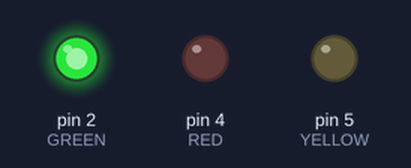
Simulated run of this sketch. Board: Arduino Uno, built with avr-gcc and run on an emulated ATmega328P. On the bench: output pins drawn as LEDs (lit = HIGH).

Above: at 2.5 s.
At 7.5 s:
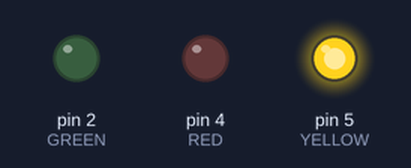
At 12.5 s:
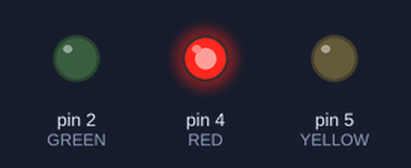
Timing chart, 0 to 19.5 s (numbered marks = the images above):
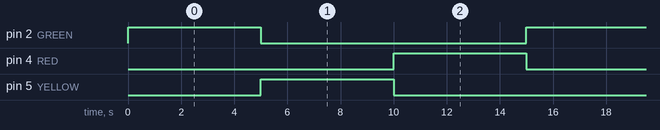

The sketch:

Project_IOT_traffick_light_BISA_AI.ino
```cpp
// variables
int GREEN = 2;
int YELLOW = 5;
int RED = 4;
int DELAY_GREEN = 5000;
int DELAY_YELLOW = 5000;
int DELAY_RED = 5000;


// basic functions
void setup()
{
  pinMode(GREEN, OUTPUT);
  pinMode(YELLOW, OUTPUT);
  pinMode(RED, OUTPUT);
}

void loop()
{
  green_light();
  delay(DELAY_GREEN);
  yellow_light();
  delay(DELAY_YELLOW);
  red_light();
  delay(DELAY_RED);
}

void green_light()
{
  digitalWrite(GREEN, HIGH);
  digitalWrite(YELLOW, LOW);
  digitalWrite(RED, LOW);
}

void yellow_light()
{
  digitalWrite(GREEN, LOW);
  digitalWrite(YELLOW, HIGH);
  digitalWrite(RED, LOW);
}

void red_light()
{
  digitalWrite(GREEN, LOW);
  digitalWrite(YELLOW, LOW);
  digitalWrite(RED, HIGH);
}
```

Measured:
- by itself, pin 2 (GREEN), pin 4 (RED), pin 5 (YELLOW): alternates HIGH for 5.0 s and LOW for 10.0 s
- by itself, everything shown: repeats every 15.0 s, in 3 steps
